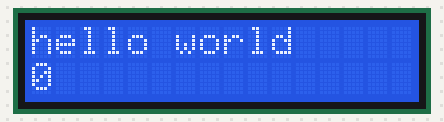
This sketch was run on a simulated Arduino Uno, built with avr-gcc and run on an emulated ATmega328P. Shown: 16×2 character LCD.

Above: at 0.1 s.
At 4.1 s:
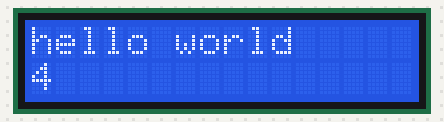
At 9.1 s:
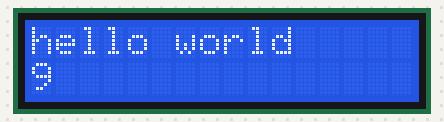
At 19.2 s:
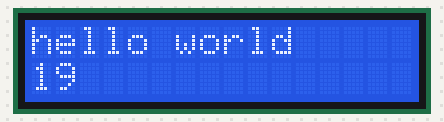
At 28.2 s:
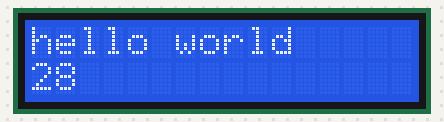
At 38.2 s:
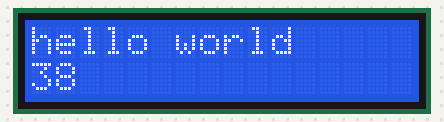

Measured:
- what the display in image 1 shows lasts 1.0 s, from 4.1 s to 5.1 s

The sketch:

code.ino
```cpp
#include <Adafruit_LiquidCrystal.h>

int counter = 0;

Adafruit_LiquidCrystal lcd_1(0);

void setup()
{
  lcd_1.begin(16, 2);
  lcd_1.print("hello world");
}

void loop()
{
  lcd_1.setCursor(0,1);
  lcd_1.print(counter);
  delay(1000);
  counter += 1;
}
```
